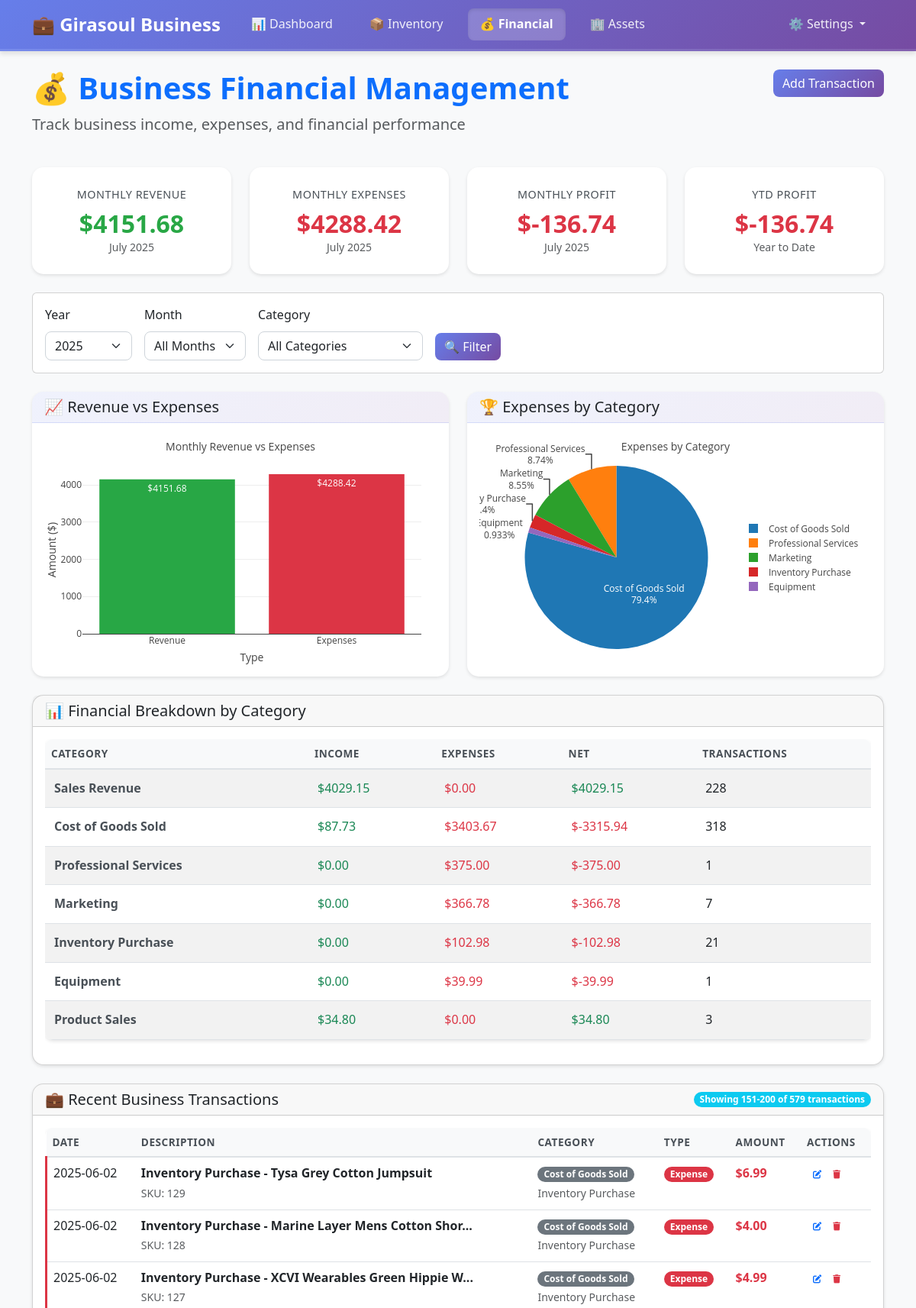
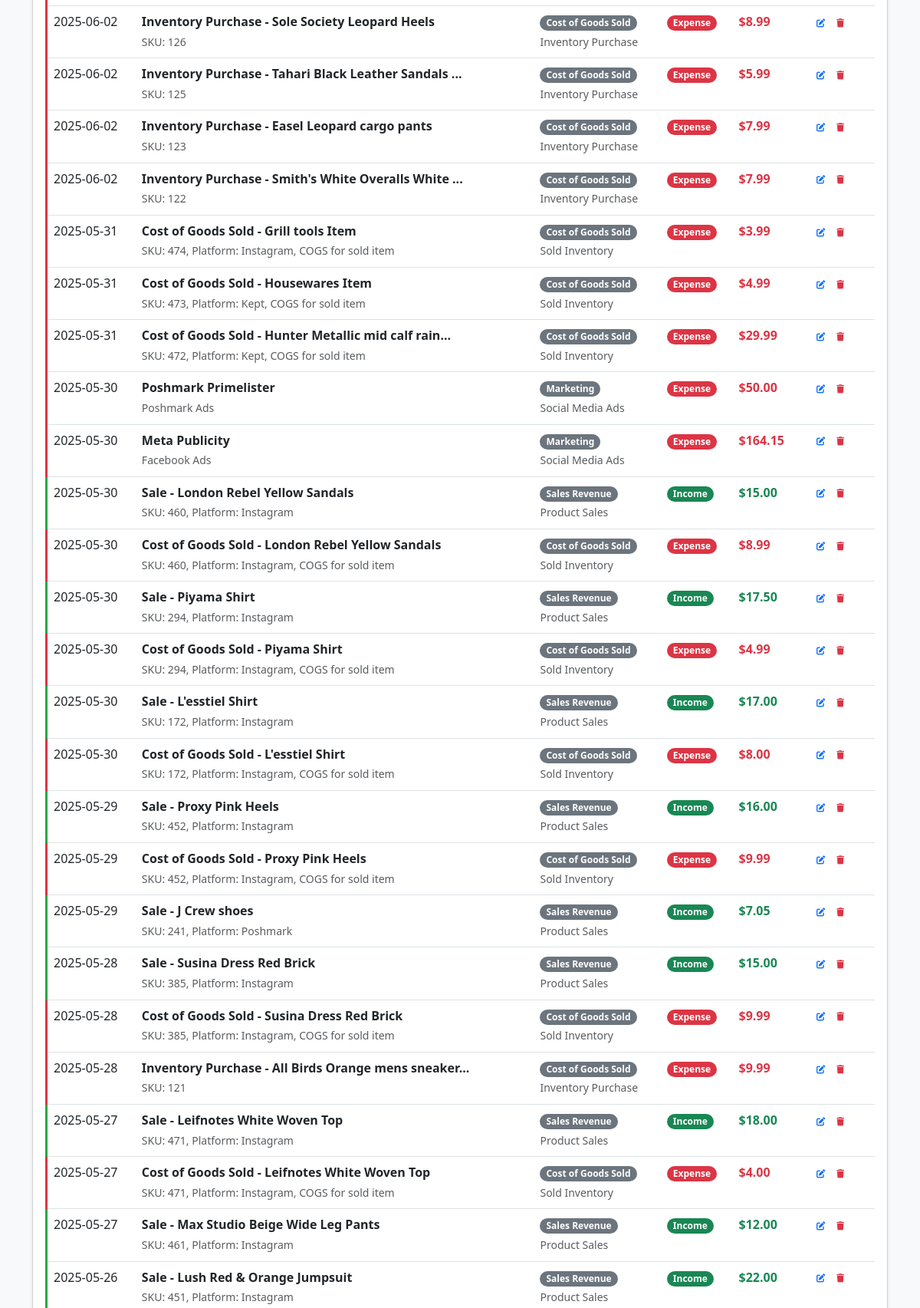
Page /financial/financial?year=2025&month=all&page=4 (upper part) on the committed database (2 pictures, top to bottom).
### models.py (models this page shows, shortened)
class BusinessTransaction(db.Model):
    __tablename__ = 'business_transactions'
    id = db.Column(db.Integer, primary_key=True)
    date = db.Column(db.Date, nullable=False, index=True)
    description = db.Column(db.String(200), nullable=False)
    amount = db.Column(db.Numeric(10, 2), nullable=False)
    category = db.Column(db.String(50), nullable=False, index=True)
    sub_category = db.Column(db.String(50))
    transaction_type = db.Column(db.String(10), nullable=False, index=True)  # 'income' or 'expense'
    account_name = db.Column(db.String(100), nullable=False)
    vendor = db.Column(db.String(100))
    invoice_number = db.Column(db.String(50))
    notes = db.Column(db.Text)

### blueprints/views/financial.py (the view)
@financial_bp.route('/financial')
def financial():
    print("💰 Loading enhanced business financial page...")
    try:
        year_param = request.args.get('year', datetime.now().year)
        if year_param == 'all':
            year = 'all'
        else:
            year = int(year_param)
        month = request.args.get('month', 'all')
        category = request.args.get('category', 'all')
        page = request.args.get('page', 1, type=int)
        available_years = get_available_years()
        if not available_years:
            available_years = [year - 1, year, year + 1]
        available_months = get_available_months()
        available_categories = get_available_categories()
        financial_summary = calculate_financial_summary(year, month, category)
        per_page = 50
        business_transactions, pagination_info = get_filtered_transactions_paginated(year, month, category, page, per_page)
        category_breakdown = get_category_breakdown(year, month, category)
        if year == 'all':
            current_month_name = datetime(datetime.now().year, int(month) if month != 'all' else datetime.now().month, 1).strftime('%B')
            current_year = 'All Years'
        else:
            current_month_name = datetime(year, int(month) if month != 'all' else datetime.now().month, 1).strftime('%B')
            current_year = year
        return render_template('financial.html',
                             financial_summary=financial_summary,
                             business_transactions=business_transactions,
                             category_breakdown=category_breakdown,
                             available_years=available_years,
                             available_months=available_months,
                             available_categories=available_categories,
                             selected_year=year,  # This will be 'all' or integer
                             selected_month=month,
                             selected_category=category,
                             current_year=current_year,
                             current_month_name=current_month_name,
                             pagination=pagination_info)
    except Exception as e:
        print(f"❌ Error loading financial page: {e}")
        import traceback
        traceback.print_exc()
        return render_template('financial.html',
                             financial_summary={},
                             business_transactions=[],
                             category_breakdown=[],
                             available_years=['all', datetime.now().year],
                             available_months=get_available_months(),
                             available_categories=[],
                             selected_year=year if 'year' in locals() else datetime.now().year,
                             selected_month=month if 'month' in locals() else 'all',
                             selected_category=category if 'category' in locals() else 'all',
                             current_year=datetime.now().year,
                             current_month_name=datetime.now().strftime('%B'),
                             pagination=None,
                             error=str(e))

### templates/financial.html (shortened to what this page needs)
{% extends "base.html" %}
{% block extra_css %}
<link href="{{ url_for('static', filename='css/financial.css') }}" rel="stylesheet">
{% endblock %}
{% block content %}
<div class="row mb-4">
    <div class="col-md-8">
        <h1 class="display-6 fw-bold text-primary">💰 Business Financial Management</h1>
        <p class="lead text-muted">Track business income, expenses, and financial performance</p>
    </div>
    <div class="col-md-4 text-end">
        <button class="btn btn-primary" onclick="showAddExpenseModal()">
            Add Transaction
        </button>
    </div>
</div>
<div class="row mb-4">
    <div class="col-md-3">
        <div class="card metric-card business-card">
            <div class="metric-label">Monthly Revenue</div>
            <div class="metric-value positive">
                ${{ "%.2f"|format(financial_summary.monthly_revenue if financial_summary else 0) }}
            </div>
            <small class="text-muted">{{ current_month_name }} {{ current_year }}</small>
        </div>
    </div>
    <div class="col-md-3">
        <div class="card metric-card">
            <div class="metric-label">Monthly Expenses</div>
            <div class="metric-value negative">
                ${{ "%.2f"|format(financial_summary.monthly_expenses if financial_summary else 0) }}
            </div>
            <small class="text-muted">{{ current_month_name }} {{ current_year }}</small>
        </div>
    </div>
    <div class="col-md-3">
        <div class="card metric-card">
            <div class="metric-label">Monthly Profit</div>
            <div class="metric-value {{ 'positive' if financial_summary and financial_summary.monthly_profit > 0 else 'negative' }}">
                ${{ "%.2f"|format(financial_summary.monthly_profit if financial_summary else 0) }}
            </div>
            <small class="text-muted">{{ current_month_name }} {{ current_year }}</small>
        </div>
    </div>
    <div class="col-md-3">
        <div class="card metric-card">
            <div class="metric-label">YTD Profit</div>
            <div class="metric-value {{ 'positive' if financial_summary and financial_summary.ytd_profit > 0 else 'negative' }}">
                ${{ "%.2f"|format(financial_summary.ytd_profit if financial_summary else 0) }}
            </div>
            <small class="text-muted">Year to Date</small>
        </div>
    </div>
</div>
<div class="row mb-4">
    <div class="col-12">
        <div class="card filter-controls">
            <div class="card-body">
                <form method="GET" class="row g-3 align-items-end">
                    <div class="col-auto">
                        <label for="yearSelect" class="form-label">Year</label>
                        <select class="form-select" id="yearSelect" name="year">
                            {% for year_option in available_years %}
                            <option value="{{ year_option }}" {{ 'selected' if year_option == selected_year else '' }}>
                                {% if year_option == 'all' %}All Years{% else %}{{ year_option }}{% endif %}
                            </option>
                            {% endfor %}
                        </select>
                    </div>
                    <div class="col-auto">
                        <label for="monthSelect" class="form-label">Month</label>
                        <select class="form-select" id="monthSelect" name="month">
                            <option value="all" {{ 'selected' if selected_month == 'all' else '' }}>All Months</option>
                        </select>
                    </div>
                    <div class="col-auto">
                        <label for="categorySelect" class="form-label">Category</label>
                        <select class="form-select" id="categorySelect" name="category">
                            <option value="all" {{ 'selected' if selected_category == 'all' else '' }}>All Categories</option>
                        </select>
                    </div>
                    <div class="col-auto">
                        <button type="submit" class="btn btn-primary">
                            🔍 Filter
                        </button>
                    </div>
                </form>
            </div>
        </div>
    </div>
</div>
<div class="row mb-4">
    <div class="col-md-6">
        <div class="card chart-card">
            <div class="card-header">
                <h5 class="mb-0">📈 Revenue vs Expenses</h5>
            </div>
            <div class="card-body">
                <div id="revenueExpenseChart" class="chart-container"></div>
            </div>
        </div>
    </div>
    <div class="col-md-6">
        <div class="card chart-card">
            <div class="card-header">
                <h5 class="mb-0">🏆 Expenses by Category</h5>
            </div>
            <div class="card-body">
                <div id="expenseCategoryChart" class="chart-container"></div>
            </div>
        </div>
    </div>
</div>
{% if category_breakdown %}
<div class="row mb-4">
    <div class="col-12">
        <div class="card category-breakdown">
            <div class="card-header">
                <h5 class="mb-0">📊 Financial Breakdown by Category</h5>
            </div>
            <div class="card-body">
                <div class="table-responsive">
                    <table class="table table-striped">
                        <thead>
                            <tr>
                                <th>Category</th>
                                <th>Income</th>
                                <th>Expenses</th>
                                <th>Net</th>
                                <th>Transactions</th>
                            </tr>
                        </thead>
                        <tbody>
                            {% for category in category_breakdown %}
                            <tr>
                                <td class="fw-bold">{{ category.name }}</td>
                                <td class="text-success">${{ "%.2f"|format(category.income) }}</td>
                                <td class="text-danger">${{ "%.2f"|format(category.expenses) }}</td>
                                <td class="{{ 'text-success' if category.net > 0 else 'text-danger' }}">
                                    ${{ "%.2f"|format(category.net) }}
                                </td>
                                <td>{{ category.transaction_count }}</td>
                            </tr>
                            {% endfor %}
                        </tbody>
                    </table>
                </div>
            </div>
        </div>
    </div>
</div>
{% endif %}
<div class="row mb-4">
    <div class="col-12">
        <div class="card transactions-table">
            <div class="card-header d-flex justify-content-between align-items-center">
                <h5 class="mb-0">💼 Recent Business Transactions</h5>
                <div class="d-flex align-items-center gap-2">
                    {% if pagination %}
                    <span class="badge bg-info">
                        Showing {{ ((pagination.page - 1) * pagination.per_page + 1) if pagination.total > 0 else 0 }}-{{
                        (pagination.page * pagination.per_page) if (pagination.page * pagination.per_page) < pagination.total else pagination.total }}
                        of {{ pagination.total }} transactions
                    </span>
                    {% else %}
                    <span class="badge bg-info">{{ business_transactions|length if business_transactions else 0 }} transactions</span>
                    {% endif %}
                </div>
            </div>
            <div class="card-body">
                {% if business_transactions %}
                <div class="table-responsive">
                    <table class="table table-hover" id="transactionsTable">
                        <thead>
                            <tr>
                                <th>Date</th>
                                <th>Description</th>
                                <th>Category</th>
                                <th>Type</th>
                                <th>Amount</th>
                                <th>Actions</th>
                            </tr>
                        </thead>
                        <tbody>
                            {% for transaction in business_transactions %}
                            <tr class="transaction-{{ 'income' if transaction.transaction_type == 'Income' else 'expense' }}">
                                <td>{{ transaction.date.strftime('%Y-%m-%d') }}</td>
                                <td>
                                    <strong>{{ transaction.description[:50] }}{{ '...' if transaction.description|length > 50 else '' }}</strong>
                                    {% if transaction.notes %}
                                    <br><small class="text-muted">{{ transaction.notes[:100] }}{{ '...' if transaction.notes|length > 100 else '' }}</small>
                                    {% endif %}
                                </td>
                                <td>
                                    <span class="badge bg-secondary">{{ transaction.category }}</span>
                                    {% if transaction.sub_category %}
                                    <br><small class="text-muted">{{ transaction.sub_category }}</small>
                                    {% endif %}
                                </td>
                                <td>
                                    <span class="badge {{ 'bg-success' if transaction.transaction_type == 'Income' else 'bg-danger' }}">
                                        {{ transaction.transaction_type }}
                                    </span>
                                </td>
                                <td class="fw-bold {{ 'text-success' if transaction.transaction_type == 'Income' else 'text-danger' }}">
                                    ${{ "%.2f"|format(transaction.amount) }}
                                </td>
                                <td>
                                    <div class="btn-group btn-group-sm" role="group">
                                        <button type="button" class="btn btn-outline-primary btn-sm" onclick="editTransaction({{ transaction.id }})">
                                            <i class="fas fa-edit"></i>
                                        </button>
                                        <button type="button" class="btn btn-outline-danger btn-sm" onclick="deleteTransaction({{ transaction.id }})">
                                            <i class="fas fa-trash"></i>
                                        </button>
                                    </div>
                                </td>
                            </tr>
                            {% endfor %}
                        </tbody>
                    </table>
                </div>
                {% endif %}
            </div>
        </div>
    </div>
</div>
{% endblock %}

### rows in the picture
BusinessTransaction: name "Professional Services", income "0.00", expenses "375.00", net "-375.00", transaction_count "1"
BusinessTransaction: name "Equipment", income "0.00", expenses "39.99", net "-39.99", transaction_count "1"
BusinessTransaction: amount "6.99"
BusinessTransaction: description "...", amount "4.00"
BusinessTransaction: description "...", amount "4.99"
BusinessTransaction: amount "8.99"
BusinessTransaction: description "...", amount "5.99"
BusinessTransaction: amount "7.99"
BusinessTransaction: description "...", amount "7.99"
BusinessTransaction: amount "3.99"
BusinessTransaction: amount "4.99"
BusinessTransaction: description "...", amount "29.99"
BusinessTransaction: amount "50.00"
BusinessTransaction: amount "164.15"
BusinessTransaction: amount "15.00"
BusinessTransaction: amount "8.99"
BusinessTransaction: amount "17.50"
BusinessTransaction: amount "4.99"
BusinessTransaction: amount "17.00"
BusinessTransaction: amount "8.00"
BusinessTransaction: amount "16.00"
BusinessTransaction: amount "9.99"
BusinessTransaction: amount "7.05"
BusinessTransaction: amount "15.00"
BusinessTransaction: amount "9.99"
BusinessTransaction: description "...", amount "9.99"
BusinessTransaction: amount "18.00"
BusinessTransaction: amount "4.00"
BusinessTransaction: amount "12.00"
BusinessTransaction: amount "22.00"

### other values in the picture
{{ current_month_name }} "July"
{{ current_year }} "2025"
{{ category.name }} "Sales Revenue" "Cost of Goods Sold" "Marketing" "Inventory Purchase" "Product Sales"
{{ "%.2f"|format(category.income) }} "4029.15" "87.73" "0.00" "0.00" "34.80"
{{ "%.2f"|format(category.expenses) }} "0.00" "3403.67" "366.78" "102.98" "0.00"
{{ "%.2f"|format(category.net) }} "4029.15" "-3315.94" "-366.78" "-102.98" "34.80"
{{ category.transaction_count }} "228" "318" "7" "21" "3"
{{ pagination.total }} "579"
form field year "2025"
